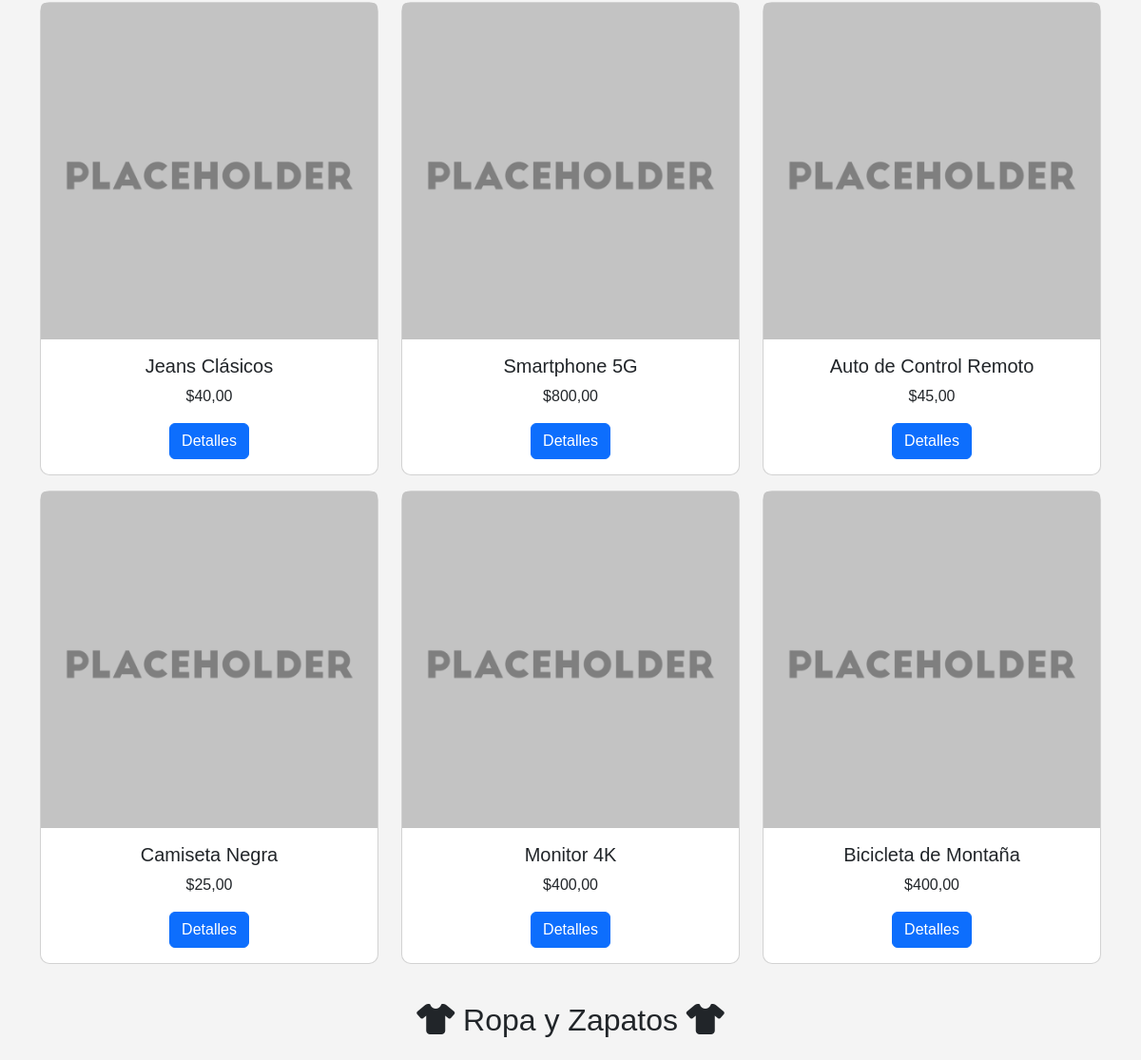
The app's page / (middle part), older data.
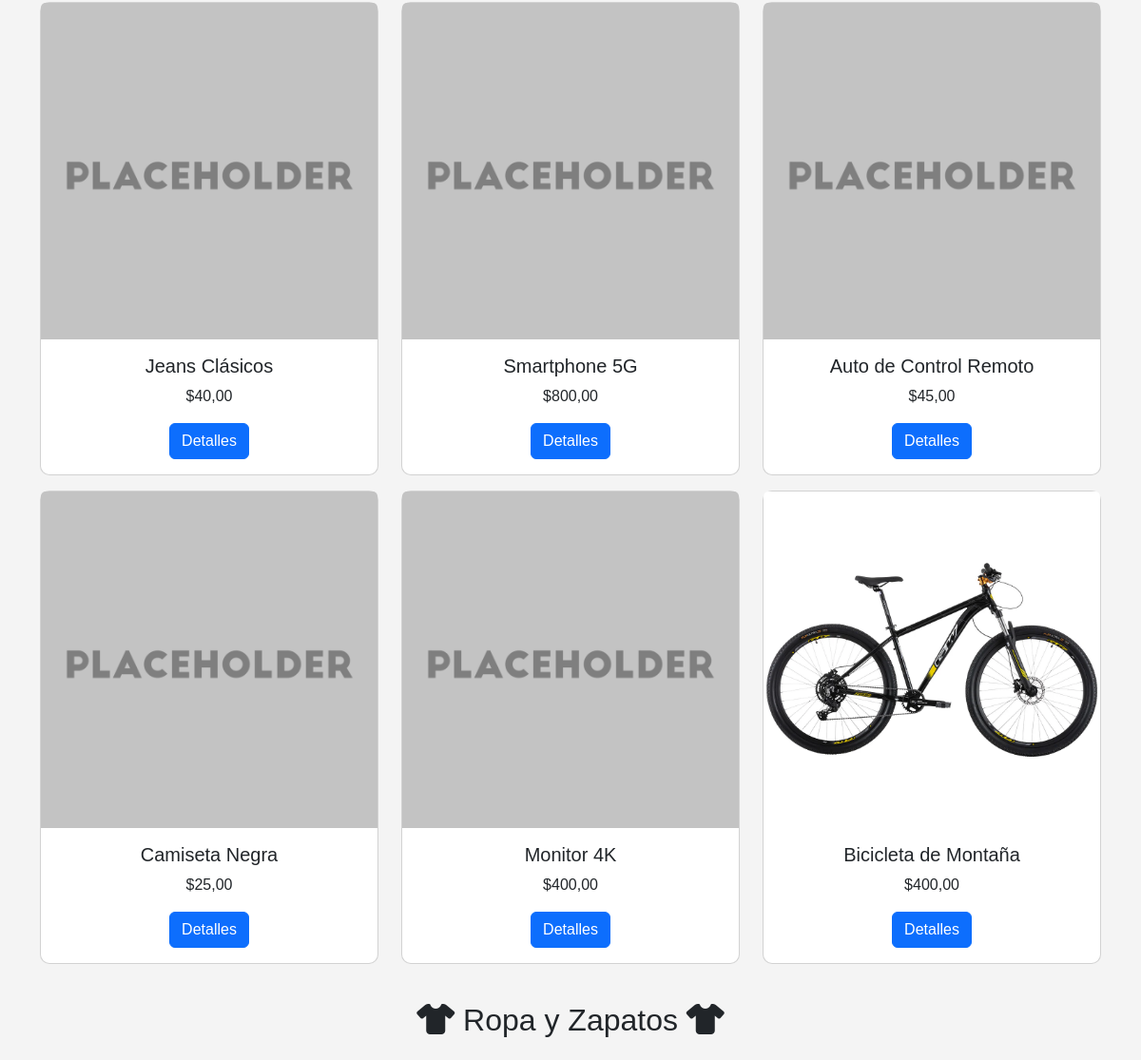
The same page, newer data.
### general/models.py (models this page shows, shortened)
class Producto(models.Model):
    nombre = models.CharField(max_length=200)
    descripcion = models.TextField(blank=True, null=True)
    precio = models.DecimalField(max_digits=10, decimal_places=2)
    stock = models.PositiveIntegerField(default=0)
    categoria = models.ForeignKey(Categoria, on_delete=models.CASCADE, related_name="productos")
    imagen = models.ImageField(upload_to="productos/", blank=True, null=True)
    fecha_creacion = models.DateTimeField(default=now)

### general/views.py (the view)
# urls.py: path('', index, name='index'),
def index(request):
    productos_recomendados = list(Producto.objects.all())
    random.shuffle(productos_recomendados)
    productos_recomendados = productos_recomendados[:6]
    ropa_y_zapatos = Producto.objects.filter(categoria__nombre="ropa")[:4]
    tecnologia = Producto.objects.filter(categoria__nombre="tecnologia")[:4]
    todos_los_productos = list(Producto.objects.all())
    random.shuffle(todos_los_productos)
    varios = todos_los_productos[:4]
    return render(request, 'index.html', {
        'productos_recomendados': productos_recomendados,
        'ropa_y_zapatos': ropa_y_zapatos,
        'tecnologia': tecnologia,
        'varios': varios
    })

### variedadesElBerriendo/templates/index.html (shortened to what this page needs)
{% extends 'base.html' %}
{% load static %}
{% block content %}
<div class="container mt-5">
<div class="row">
    {% if productos_recomendados %}
        {% for producto in productos_recomendados %}
        <div class="col-md-4">
            <div class="card product-card mb-3">
                <img src="{% if producto.imagen %}{{ producto.imagen.url }}{% else %}{% static 'img/placeholder.png' %}{% endif %}" class="card-img-top" alt="{{ producto.nombre }}">
                <div class="card-body text-center">
                    <h5 class="card-title">{{ producto.nombre }}</h5>
                    <p class="card-text">${{ producto.precio }}</p>
                    <a href="{% url 'product_detail' producto.id %}" class="btn btn-primary">Detalles</a>
                </div>
            </div>
        </div>
        {% endfor %}
    {% else %}
        <p class="text-center mt-3">No hay productos recomendados en este momento.</p>
    {% endif %}
</div>
<h2 class="text-center m-4"><i class="fas fa-tshirt"></i> Ropa y Zapatos <i class="fas fa-tshirt"></i></h2>
</div>
{% endblock %}

Row changes from the older to the newer data that the page shows:
changed Producto "Bicicleta de Montaña": imagen: picture added in place of a placeholder
